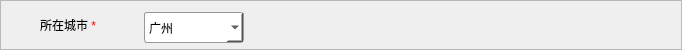
                          <widget class="QFrame" name="frame_20">
                           <property name="sizePolicy">
                            <sizepolicy hsizetype="Fixed" vsizetype="Fixed">
                             <horstretch>0</horstretch>
                             <verstretch>0</verstretch>
                            </sizepolicy>
                           </property>
                           <property name="minimumSize">
                            <size>
                             <width>682</width>
                             <height>50</height>
                            </size>
                           </property>
                           <property name="maximumSize">
                            <size>
                             <width>682</width>
                             <height>50</height>
                            </size>
                           </property>
                           <property name="frameShape">
                            <enum>QFrame::StyledPanel</enum>
                           </property>
                           <property name="frameShadow">
                            <enum>QFrame::Raised</enum>
                           </property>
                           <layout class="QHBoxLayout" name="horizontalLayout_51">
                            <property name="spacing">
                             <number>9</number>
                            </property>
                            <property name="leftMargin">
                             <number>9</number>
                            </property>
                            <item>
                             <layout class="QHBoxLayout" name="horizontalLayout_50">
                              <property name="spacing">
                               <number>0</number>
                              </property>
                              <item>
                               <widget class="QLabel" name="label_41">
                                <property name="sizePolicy">
                                 <sizepolicy hsizetype="Fixed" vsizetype="Fixed">
                                  <horstretch>0</horstretch>
                                  <verstretch>0</verstretch>
                                 </sizepolicy>
                                </property>
                                <property name="minimumSize">
                                 <size>
                                  <width>30</width>
                                  <height>30</height>
                                 </size>
                                </property>
                                <property name="maximumSize">
                                 <size>
                                  <width>30</width>
                                  <height>30</height>
                                 </size>
                                </property>
                                <property name="styleSheet">
                                 <string notr="true">image: url(:/new/home/resources/home/position-25.png);</string>
                                </property>
                                <property name="text">
                                 <string/>
                                </property>
                               </widget>
                              </item>
                              <item>
                               <widget class="QLabel" name="label_42">
                                <property name="sizePolicy">
                                 <sizepolicy hsizetype="Fixed" vsizetype="Preferred">
                                  <horstretch>0</horstretch>
                                  <verstretch>0</verstretch>
                                 </sizepolicy>
                                </property>
                                <property name="minimumSize">
                                 <size>
                                  <width>95</width>
                                  <height>0</height>
                                 </size>
                                </property>
                                <property name="maximumSize">
                                 <size>
                                  <width>95</width>
                                  <height>16777215</height>
                                 </size>
                                </property>
                                <property name="text">
                                 <string>&lt;span style='color:black;'&gt;所在城市&lt;/span&gt;&lt;span style='color:red;'&gt; *&lt;/span&gt;</string>
                                </property>
                               </widget>
                              </item>
                             </layout>
                            </item>
                            <item>
                             <widget class="QComboBox" name="resReg_comboBox">
                              <property name="minimumSize">
                               <size>
                                <width>100</width>
                                <height>31</height>
                               </size>
                              </property>
                              <property name="maximumSize">
                               <size>
                                <width>16777215</width>
                                <height>31</height>
                               </size>
                              </property>
                              <property name="styleSheet">
                               <string notr="true">background-color: rgb(255, 255, 255);
border:1px solid #999999;
border-radius:3px;
font: 10pt &quot;微软雅黑&quot;;</string>
                              </property>
                              <item>
                               <property name="text">
                                <string>广州</string>
                               </property>
                              </item>
                              <item>
                               <property name="text">
                                <string>北京</string>
                               </property>
                              </item>
                             </widget>
                            </item>
                            <item>
                             <spacer name="horizontalSpacer_56">
                              <property name="orientation">
                               <enum>Qt::Horizontal</enum>
                              </property>
                              <property name="sizeHint" stdset="0">
                               <size>
                                <width>416</width>
                                <height>20</height>
                               </size>
                              </property>
                             </spacer>
                            </item>
                           </layout>
                          </widget>
